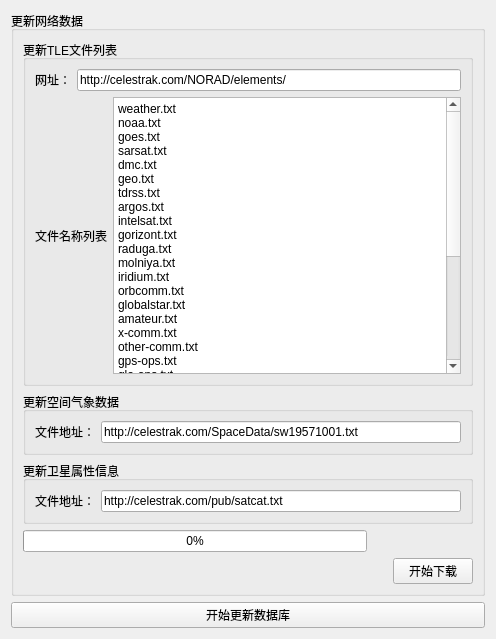
<?xml version="1.0" encoding="UTF-8"?>
<ui version="4.0">
 <class>MainWindow</class>
 <widget class="QWidget" name="MainWindow">
  <property name="geometry">
   <rect>
    <x>0</x>
    <y>0</y>
    <width>496</width>
    <height>639</height>
   </rect>
  </property>
  <property name="windowTitle">
   <string>Form</string>
  </property>
  <layout class="QGridLayout" name="gridLayout_4">
   <item row="0" column="0">
    <widget class="QGroupBox" name="groupBox_3">
     <property name="title">
      <string>更新网络数据</string>
     </property>
     <layout class="QVBoxLayout" name="verticalLayout">
      <item>
       <widget class="QGroupBox" name="groupBox">
        <property name="title">
         <string>更新TLE文件列表</string>
        </property>
        <layout class="QGridLayout" name="gridLayout">
         <item row="0" column="0">
          <layout class="QHBoxLayout" name="horizontalLayout_2">
           <item>
            <widget class="QLabel" name="label">
             <property name="text">
              <string>网址：</string>
             </property>
            </widget>
           </item>
           <item>
            <widget class="QLineEdit" name="urlLineEdit">
             <property name="text">
              <string>http://celestrak.com/NORAD/elements/</string>
             </property>
            </widget>
           </item>
          </layout>
         </item>
         <item row="1" column="0">
          <layout class="QHBoxLayout" name="horizontalLayout">
           <item>
            <widget class="QLabel" name="label_2">
             <property name="text">
              <string>文件名称列表</string>
             </property>
            </widget>
           </item>
           <item>
            <widget class="QTextEdit" name="fileListTextEdit">
             <property name="html">
              <string>&lt;!DOCTYPE HTML PUBLIC &quot;-//W3C//DTD HTML 4.0//EN&quot; &quot;http://www.w3.org/TR/REC-html40/strict.dtd&quot;&gt;
&lt;html&gt;&lt;head&gt;&lt;meta name=&quot;qrichtext&quot; content=&quot;1&quot; /&gt;&lt;style type=&quot;text/css&quot;&gt;
p, li { white-space: pre-wrap; }
&lt;/style&gt;&lt;/head&gt;&lt;body style=&quot; font-family:'SimSun'; font-size:9pt; font-weight:400; font-style:normal;&quot;&gt;
&lt;p style=&quot; margin-top:0px; margin-bottom:0px; margin-left:0px; margin-right:0px; -qt-block-indent:0; text-indent:0px;&quot;&gt;weather.txt&lt;/p&gt;
&lt;p style=&quot; margin-top:0px; margin-bottom:0px; margin-left:0px; margin-right:0px; -qt-block-indent:0; text-indent:0px;&quot;&gt;noaa.txt&lt;/p&gt;
&lt;p style=&quot; margin-top:0px; margin-bottom:0px; margin-left:0px; margin-right:0px; -qt-block-indent:0; text-indent:0px;&quot;&gt;goes.txt&lt;/p&gt;
&lt;p style=&quot; margin-top:0px; margin-bottom:0px; margin-left:0px; margin-right:0px; -qt-block-indent:0; text-indent:0px;&quot;&gt;sarsat.txt&lt;/p&gt;
&lt;p style=&quot; margin-top:0px; margin-bottom:0px; margin-left:0px; margin-right:0px; -qt-block-indent:0; text-indent:0px;&quot;&gt;dmc.txt&lt;/p&gt;
&lt;p style=&quot; margin-top:0px; margin-bottom:0px; margin-left:0px; margin-right:0px; -qt-block-indent:0; text-indent:0px;&quot;&gt;geo.txt&lt;/p&gt;
&lt;p style=&quot; margin-top:0px; margin-bottom:0px; margin-left:0px; margin-right:0px; -qt-block-indent:0; text-indent:0px;&quot;&gt;tdrss.txt&lt;/p&gt;
&lt;p style=&quot; margin-top:0px; margin-bottom:0px; margin-left:0px; margin-right:0px; -qt-block-indent:0; text-indent:0px;&quot;&gt;argos.txt&lt;/p&gt;
&lt;p style=&quot; margin-top:0px; margin-bottom:0px; margin-left:0px; margin-right:0px; -qt-block-indent:0; text-indent:0px;&quot;&gt;intelsat.txt&lt;/p&gt;
&lt;p style=&quot; margin-top:0px; margin-bottom:0px; margin-left:0px; margin-right:0px; -qt-block-indent:0; text-indent:0px;&quot;&gt;gorizont.txt&lt;/p&gt;
&lt;p style=&quot; margin-top:0px; margin-bottom:0px; margin-left:0px; margin-right:0px; -qt-block-indent:0; text-indent:0px;&quot;&gt;raduga.txt&lt;/p&gt;
&lt;p style=&quot; margin-top:0px; margin-bottom:0px; margin-left:0px; margin-right:0px; -qt-block-indent:0; text-indent:0px;&quot;&gt;molniya.txt&lt;/p&gt;
&lt;p style=&quot; margin-top:0px; margin-bottom:0px; margin-left:0px; margin-right:0px; -qt-block-indent:0; text-indent:0px;&quot;&gt;iridium.txt&lt;/p&gt;
&lt;p style=&quot; margin-top:0px; margin-bottom:0px; margin-left:0px; margin-right:0px; -qt-block-indent:0; text-indent:0px;&quot;&gt;orbcomm.txt&lt;/p&gt;
&lt;p style=&quot; margin-top:0px; margin-bottom:0px; margin-left:0px; margin-right:0px; -qt-block-indent:0; text-indent:0px;&quot;&gt;globalstar.txt&lt;/p&gt;
&lt;p style=&quot; margin-top:0px; margin-bottom:0px; margin-left:0px; margin-right:0px; -qt-block-indent:0; text-indent:0px;&quot;&gt;amateur.txt&lt;/p&gt;
&lt;p style=&quot; margin-top:0px; margin-bottom:0px; margin-left:0px; margin-right:0px; -qt-block-indent:0; text-indent:0px;&quot;&gt;x-comm.txt&lt;/p&gt;
&lt;p style=&quot; margin-top:0px; margin-bottom:0px; margin-left:0px; margin-right:0px; -qt-block-indent:0; text-indent:0px;&quot;&gt;other-comm.txt&lt;/p&gt;
&lt;p style=&quot; margin-top:0px; margin-bottom:0px; margin-left:0px; margin-right:0px; -qt-block-indent:0; text-indent:0px;&quot;&gt;gps-ops.txt&lt;/p&gt;
&lt;p style=&quot; margin-top:0px; margin-bottom:0px; margin-left:0px; margin-right:0px; -qt-block-indent:0; text-indent:0px;&quot;&gt;glo-ops.txt&lt;/p&gt;
&lt;p style=&quot; margin-top:0px; margin-bottom:0px; margin-left:0px; margin-right:0px; -qt-block-indent:0; text-indent:0px;&quot;&gt;galileo.txt&lt;/p&gt;
&lt;p style=&quot; margin-top:0px; margin-bottom:0px; margin-left:0px; margin-right:0px; -qt-block-indent:0; text-indent:0px;&quot;&gt;beidou.txt&lt;/p&gt;
&lt;p style=&quot; margin-top:0px; margin-bottom:0px; margin-left:0px; margin-right:0px; -qt-block-indent:0; text-indent:0px;&quot;&gt;sbas.txt&lt;/p&gt;
&lt;p style=&quot; margin-top:0px; margin-bottom:0px; margin-left:0px; margin-right:0px; -qt-block-indent:0; text-indent:0px;&quot;&gt;nnss.txt&lt;/p&gt;
&lt;p style=&quot; margin-top:0px; margin-bottom:0px; margin-left:0px; margin-right:0px; -qt-block-indent:0; text-indent:0px;&quot;&gt;musson.txt&lt;/p&gt;
&lt;p style=&quot; margin-top:0px; margin-bottom:0px; margin-left:0px; margin-right:0px; -qt-block-indent:0; text-indent:0px;&quot;&gt;science.txt&lt;/p&gt;
&lt;p style=&quot; margin-top:0px; margin-bottom:0px; margin-left:0px; margin-right:0px; -qt-block-indent:0; text-indent:0px;&quot;&gt;geodetic.txt&lt;/p&gt;
&lt;p style=&quot; margin-top:0px; margin-bottom:0px; margin-left:0px; margin-right:0px; -qt-block-indent:0; text-indent:0px;&quot;&gt;engineering.txt&lt;/p&gt;
&lt;p style=&quot; margin-top:0px; margin-bottom:0px; margin-left:0px; margin-right:0px; -qt-block-indent:0; text-indent:0px;&quot;&gt;education.txt&lt;/p&gt;
&lt;p style=&quot; margin-top:0px; margin-bottom:0px; margin-left:0px; margin-right:0px; -qt-block-indent:0; text-indent:0px;&quot;&gt;military.txt&lt;/p&gt;
&lt;p style=&quot; margin-top:0px; margin-bottom:0px; margin-left:0px; margin-right:0px; -qt-block-indent:0; text-indent:0px;&quot;&gt;radar.txt&lt;/p&gt;
&lt;p style=&quot; margin-top:0px; margin-bottom:0px; margin-left:0px; margin-right:0px; -qt-block-indent:0; text-indent:0px;&quot;&gt;cubesat.txt&lt;/p&gt;
&lt;p style=&quot; margin-top:0px; margin-bottom:0px; margin-left:0px; margin-right:0px; -qt-block-indent:0; text-indent:0px;&quot;&gt;other.txt&lt;/p&gt;&lt;/body&gt;&lt;/html&gt;</string>
             </property>
            </widget>
           </item>
          </layout>
         </item>
        </layout>
       </widget>
      </item>
      <item>
       <widget class="QGroupBox" name="groupBox_2">
        <property name="title">
         <string>更新空间气象数据</string>
        </property>
        <layout class="QGridLayout" name="gridLayout_2">
         <item row="0" column="0">
          <layout class="QHBoxLayout" name="horizontalLayout_5">
           <item>
            <widget class="QLabel" name="label_4">
             <property name="text">
              <string>文件地址：</string>
             </property>
            </widget>
           </item>
           <item>
            <widget class="QLineEdit" name="swUrlLineEdit">
             <property name="text">
              <string>http://celestrak.com/SpaceData/sw19571001.txt</string>
             </property>
            </widget>
           </item>
          </layout>
         </item>
        </layout>
       </widget>
      </item>
      <item>
       <widget class="QGroupBox" name="groupBox_4">
        <property name="title">
         <string>更新卫星属性信息</string>
        </property>
        <layout class="QGridLayout" name="gridLayout_3">
         <item row="0" column="0">
          <layout class="QHBoxLayout" name="horizontalLayout_6">
           <item>
            <widget class="QLabel" name="label_5">
             <property name="text">
              <string>文件地址：</string>
             </property>
            </widget>
           </item>
           <item>
            <widget class="QLineEdit" name="satcatUrlLineEdit">
             <property name="text">
              <string>http://celestrak.com/pub/satcat.txt</string>
             </property>
            </widget>
           </item>
          </layout>
         </item>
        </layout>
       </widget>
      </item>
      <item>
       <layout class="QHBoxLayout" name="horizontalLayout_4">
        <item>
         <widget class="QProgressBar" name="progressBar">
          <property name="value">
           <number>0</number>
          </property>
         </widget>
        </item>
        <item>
         <widget class="QLabel" name="label_3">
          <property name="minimumSize">
           <size>
            <width>100</width>
            <height>0</height>
           </size>
          </property>
          <property name="text">
           <string/>
          </property>
         </widget>
        </item>
       </layout>
      </item>
      <item>
       <layout class="QHBoxLayout" name="horizontalLayout_3">
        <item>
         <spacer name="horizontalSpacer">
          <property name="orientation">
           <enum>Qt::Horizontal</enum>
          </property>
          <property name="sizeHint" stdset="0">
           <size>
            <width>40</width>
            <height>20</height>
           </size>
          </property>
         </spacer>
        </item>
        <item>
         <widget class="QPushButton" name="beginDownloadBtn">
          <property name="text">
           <string>开始下载</string>
          </property>
         </widget>
        </item>
       </layout>
      </item>
     </layout>
    </widget>
   </item>
   <item row="1" column="0">
    <widget class="QPushButton" name="updateDBBtn">
     <property name="text">
      <string>开始更新数据库</string>
     </property>
    </widget>
   </item>
  </layout>
 </widget>
 <resources/>
 <connections/>
</ui>
